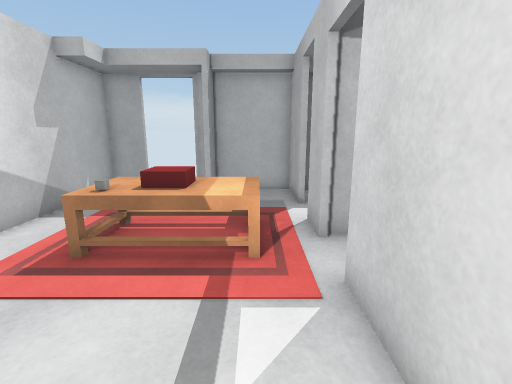
[1] (above)

14 first-person views from a walk through a 3-D level made in the Unity game engine. The camera is 1.3 m above the floor, tilts 12° down and sees 85° across. The floor is counted in squares, 0.5 m on a side. Each view is taken from the middle of a square. On the plan, view 1 faces up. The plan holds only what a view shows up to about 19 squares ahead; the rest is blank. The player is left out. Surface patterns are stand-ins for the level's own textures.

[2]
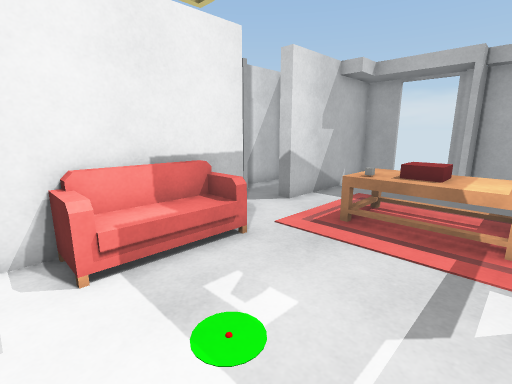

[3]
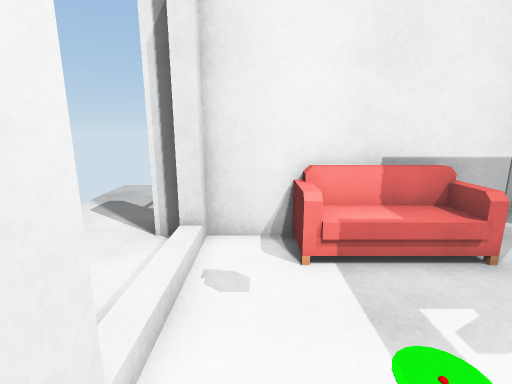

[4]
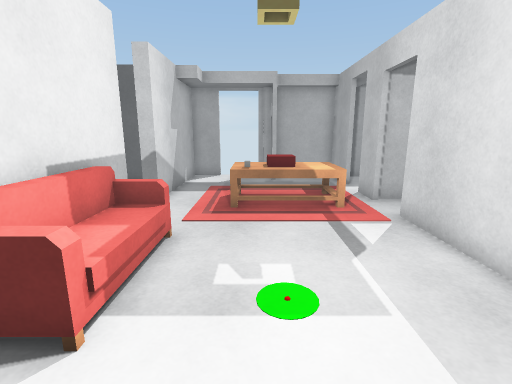

[5]
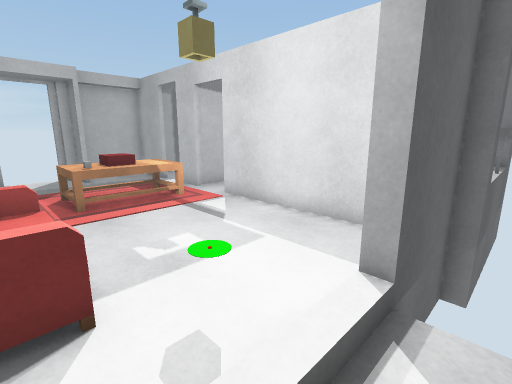

[6]
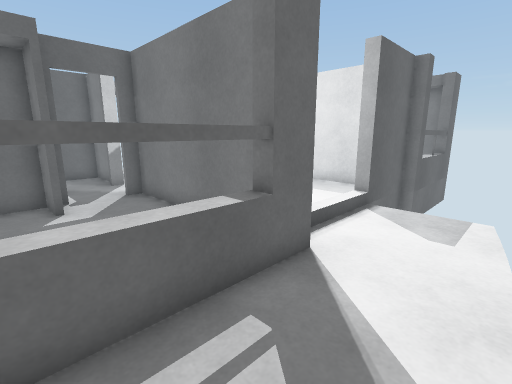

[7]
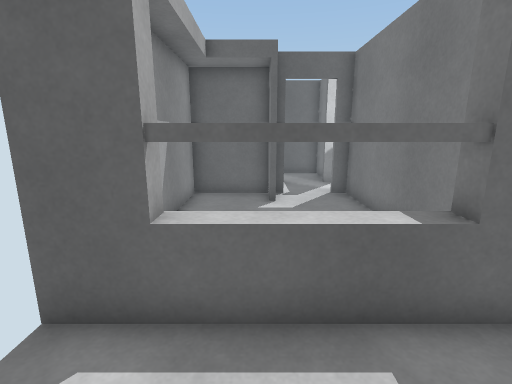

[8]
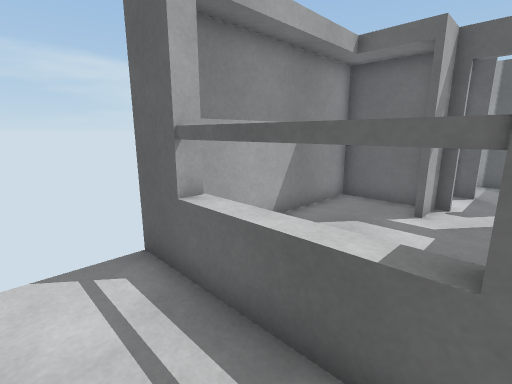

[9]
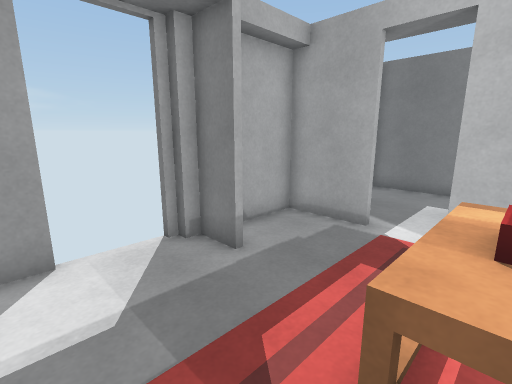

[10]
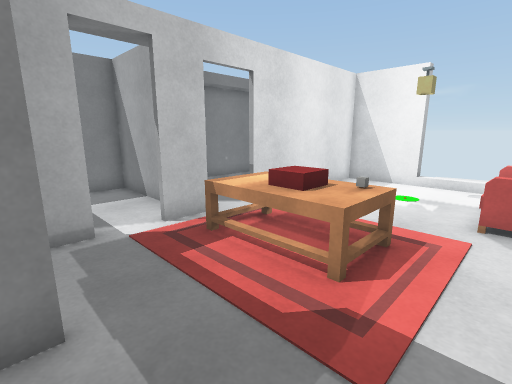

[11]
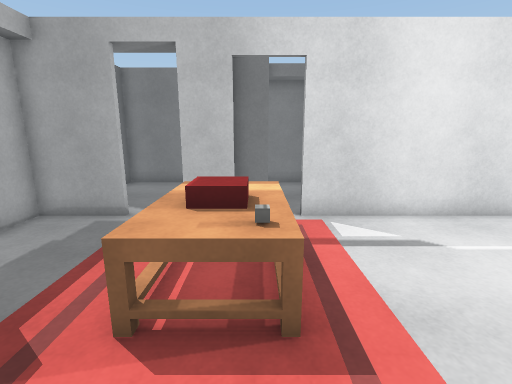

[12]
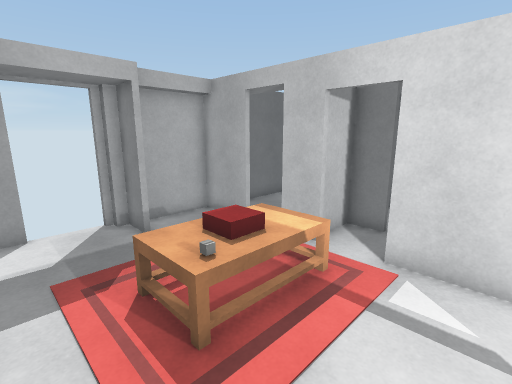

[13]
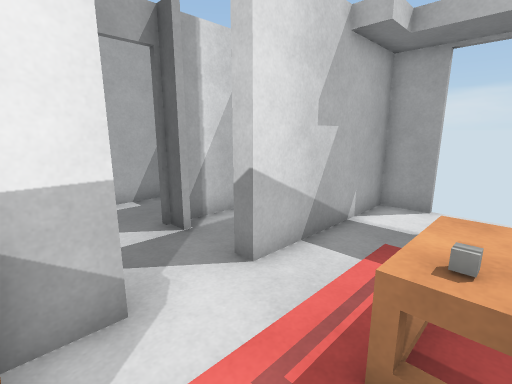

[14]
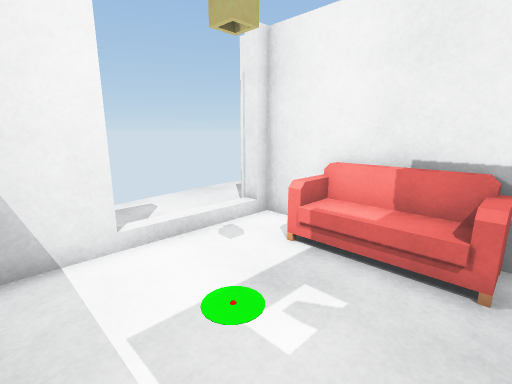

### Floor plan
Key: @ floor where view 1 was taken; # wall or solid block; . main floor; : floor 0.5 m higher than the main floor; + floor 0.75 m higher than the main floor; / step, stairs or slope; ^ raised ledge; T table.
Columns run from 14 left of view 1 to 8 right of it. Each row starts with its distance up from view 1.
 14          # #
 13        ###.############
 12        #....#...#.....#
 11        #........#.....#
 10     ####..............#
  9     #..#..     .......#
  8     #..#..TTTTT #.....#
  7     #..#..TTTTT #######
  6     ......TTTTT
  5     ......TTTTT#
  4 #####..#.......#
  3 #...#..#./.....#
  2 #......#:/.....#
  1 #......#:/.....#
  0 #......#:/....@#
 -1 #      #+/.....#
 -2 #      #.......#
 -3 #      ##...####
 -4 ##^^^^###...##
 -5 ###..###....
 -6  ...........
 -7  ...........
 -8  ......

Where each view was taken, in squares from view 1:
view 1: 0 up, 0 right, facing up
view 2: 2 down, 0 right, facing up-left
view 3: 2 down, 0 right, facing left
view 4: 4 down, 3 left, facing up
view 5: 5 down, 6 left, facing up-right
view 6: 8 down, 12 left, facing up-right
view 7: 8 down, 11 left, facing up
view 8: 7 down, 8 left, facing up-left
view 9: 7 up, 6 left, facing up-right
view 10: 12 up, 6 left, facing down-right
view 11: 6 up, 7 left, facing right
view 12: 2 up, 6 left, facing up-right
view 13: 3 up, 3 left, facing up-left
view 14: 3 up, 0 right, facing down-left
